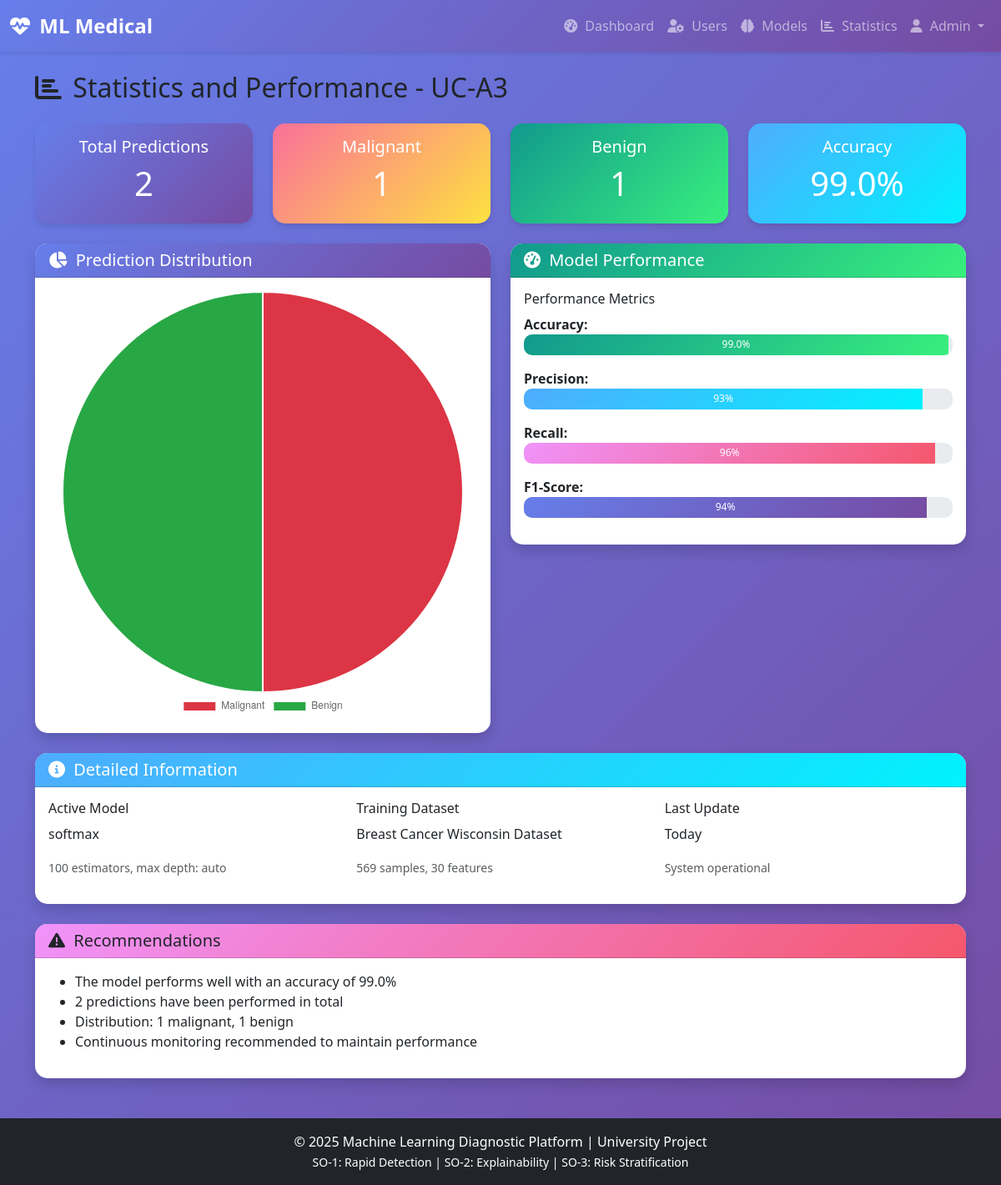
/admin/statistics (signed in), run on an earlier commit of the app's database.
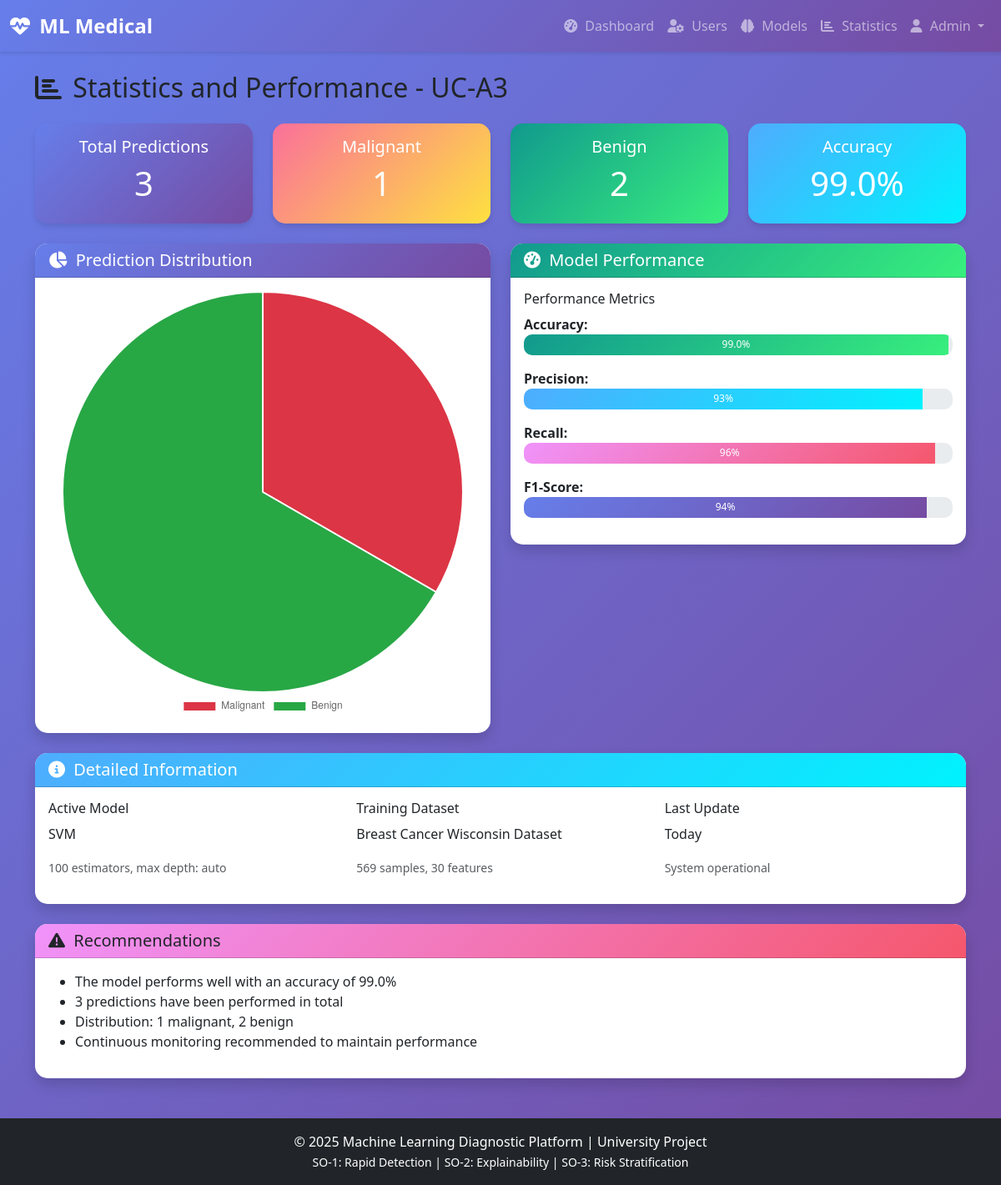
And on a later commit of the database.
### models.py (models this page shows, shortened)
class MLModel(db.Model):
    __tablename__ = 'ml_models'
    id = db.Column(db.Integer, primary_key=True)
    name = db.Column(db.String(100), nullable=False)
    filename = db.Column(db.String(200), nullable=False)
    is_active = db.Column(db.Boolean, default=False)
    accuracy = db.Column(db.Float)
    uploaded_at = db.Column(db.DateTime, default=datetime.utcnow)

### app.py (the view)
@app.route('/admin/statistics')
@login_required
def admin_statistics():
    if current_user.role != 'admin':
        flash('Access denied.', 'danger')
        return redirect(url_for('dashboard'))
    total_predictions = Prediction.query.count()
    malignant_count = Prediction.query.filter_by(prediction='Malignant').count()
    benign_count = Prediction.query.filter_by(prediction='Benign').count()
    active_model = MLModel.query.filter_by(is_active=True).first()
    active_model_name = active_model.name if active_model else "Random Forest Classifier"
    stats = {
        'total_predictions': total_predictions,
        'malignant_count': malignant_count,
        'benign_count': benign_count,
        'accuracy': 0.99,
        'active_model': active_model_name
    }
    return render_template('admin_statistics.html', stats=stats)

### run.py (called while the page is built)
@login_manager.user_loader
def load_user(user_id):
    return db.session.get(User, int(user_id))

### templates/admin_statistics.html (shortened to what the changed rows need)
{% extends "base.html" %}
{% block content %}
<div class="row">
    <div class="col-12">
        <h2 class="mb-4">
            <i class="fas fa-chart-bar"></i> Statistics and Performance - UC-A3
        </h2>
    </div>
</div>
<div class="row mb-4">
    <div class="col-md-3">
        <div class="card text-white bg-primary">
            <div class="card-body text-center">
                <h5 class="card-title">Total Predictions</h5>
                <h1>{{ stats.total_predictions }}</h1>
            </div>
        </div>
    </div>
    <div class="col-md-3">
        <div class="card text-white bg-danger">
            <div class="card-body text-center">
                <h1>{{ stats.malignant_count }}</h1>
            </div>
        </div>
    </div>
    <div class="col-md-3">
        <div class="card text-white bg-success">
            <div class="card-body text-center">
                <h5 class="card-title">Benign</h5>
                <h1>{{ stats.benign_count }}</h1>
            </div>
        </div>
    </div>
    <div class="col-md-3">
        <div class="card text-white bg-info">
            <div class="card-body text-center">
                <h1>{{ (stats.accuracy * 100)|round(1) }}%</h1>
            </div>
        </div>
    </div>
</div>
<div class="row">
    <div class="col-md-6">
        <div class="card shadow mb-4">
            <div class="card-body">
                {% if stats.total_predictions > 0 %}
                <canvas id="predictionChart" height="200"></canvas>
                {% else %}
                <div class="text-center py-5">
                    <i class="fas fa-chart-pie fa-3x text-muted mb-3"></i>
                    <p class="text-muted">No data yet</p>
                </div>
                {% endif %}
            </div>
        </div>
    </div>
</div>
<div class="row">
    <div class="col-12">
        <div class="card shadow">
            <div class="card-body">
                <div class="row">
                    <div class="col-md-4">
                        <h6>Active Model</h6>
                        <p>{{ stats.active_model }}</p>
                        <p class="text-muted"><small>100 estimators, max depth: auto</small></p>
                    </div>
                </div>
            </div>
        </div>
    </div>
</div>
<div class="row mt-4">
    <div class="col-12">
        <div class="card shadow">
            <div class="card-body">
                <ul>
                    <li>The model performs well with an accuracy of {{ (stats.accuracy * 100)|round(1) }}%</li>
                    <li>{{ stats.total_predictions }} predictions have been performed in total</li>
                    <li>Distribution: {{ stats.malignant_count }} malignant, {{ stats.benign_count }} benign</li>
                    <li>Continuous monitoring recommended to maintain performance</li>
                </ul>
            </div>
        </div>
    </div>
</div>
{% endblock %}
{% block extra_js %}
<script>
{% if stats.total_predictions > 0 %}
const ctx = document.getElementById('predictionChart').getContext('2d');
new Chart(ctx, {
    type: 'pie',
    data: {
        labels: ['Malignant', 'Benign'],
        datasets: [{
            data: [{{ stats.malignant_count }}, {{ stats.benign_count }}],
            backgroundColor: ['#dc3545', '#28a745'],
            borderWidth: 2
        }]
    },
    options: {
        responsive: true,
        maintainAspectRatio: true,
        plugins: {
            legend: {
                position: 'bottom',
            }
        }
    }
});
{% endif %}
</script>
{% endblock %}

What changed in the data, as far as the page shows it:
no longer on this page (row edited): MLModel: active_model "softmax"
now on this page (row edited): MLModel: active_model "SVM"
Also different on the page:
{{ stats.total_predictions }}: "2" → "3"
{{ stats.benign_count }}: "1" → "2"
chart data {{ stats.benign_count }}: 1 → 2
